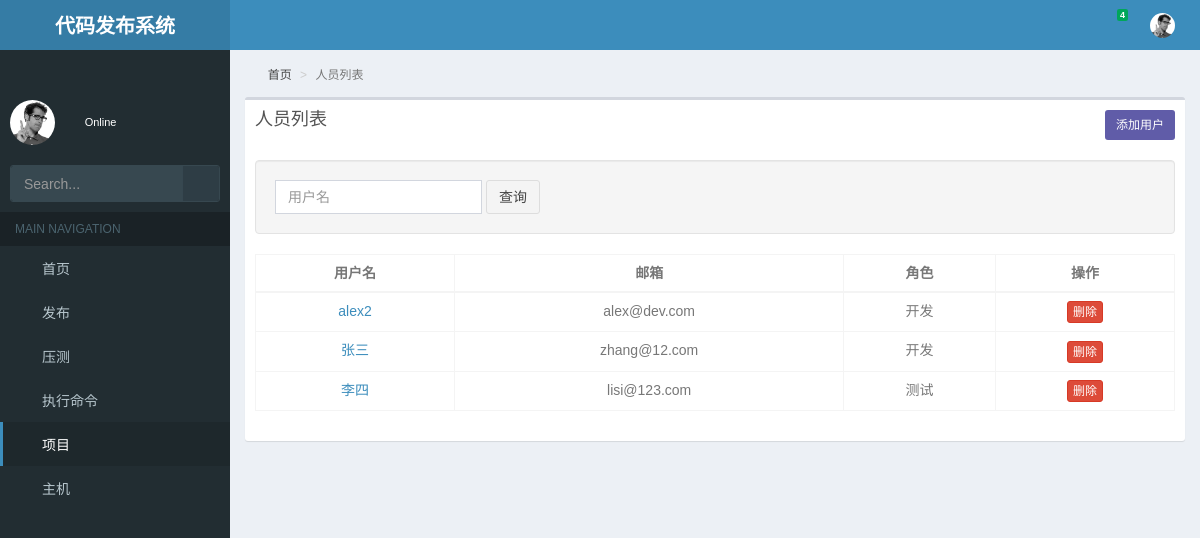
The page /web/userall/ (signed in) on the database its author committed.
### web/models.py (models this page shows, shortened)
class UserProfile(models.Model):
    name = models.CharField(verbose_name="用户名称", max_length=200)
    email = models.CharField(verbose_name="邮箱地址", max_length=200)
    password = models.CharField(verbose_name="密码", max_length=200)
    role = models.CharField(verbose_name='角色', choices=(("0", "开发"), ("1", "测试")), default="0", max_length=10)
    create_time = models.DateTimeField("创建时间", auto_now_add=True)
    class Meta:
        ordering = ['-create_time']

### web/user.py (the view)
# urls.py: url(r'userall/$', user_all, name="userall"),
def user_all(request):
    name = request.GET.get('name', '')
    users = UserProfile.objects.filter(name__contains=name)
    return render(request, 'user_list.html', {"page_title": "人员列表", "users": users})

### utils/mixin.py (called while the page is built)
    def process_request(self, request):
        if request.path_info.startswith('/admin/'):
            return
        if request.path_info in [reverse('login')]:
            return
        pk = request.session.get('user_id')
        user = models.UserProfile.objects.filter(pk=pk).first()
        if user:
            request.account = user
        else:
            return redirect(reverse('login'))

### templates/user_list.html (shortened to what this page needs)
{% extends "master/base.html" %}
{% block content %}
<div class="box">
    <div class="box-header">
      <h1 class="box-title">{{ page_title }}</h1>
      <a href="#" data-url="{% url 'usercreate' %}" class="add-btn btn bg-purple btn-sm pull-right">添加用户</a>
    </div>
    <div class="box-body">
      <div class="well">
        <form class="form-inline">
          <div class="form-group">
            <input class="form-control" name="name" type="text" placeholder="用户名">
          </div>
          <button id="search_btn" type="submit" class="btn btn-default">查询</button>
        </form>
      </div>
      <div class="row">
        <div class="col-sm-12">
          <table id="" class="table table-bordered table-hover" role="grid">
            <thead>
              <tr role="row">
                <th class="text-center">用户名</th>
                <th class="text-center">邮箱</th>
                <th class="text-center">角色</th>
                <th class="text-center">操作</th>
              </tr>
            </thead>
            <tbody>
              {% for user in users %}
              <tr role="row" class="odd">
                <td class="text-center"><a href="#">{{ user.name }}</a></td>
                <td class="text-center"> {{ user.email }}</td>
                <td class="text-center"> {{ user.get_role_display }}</td>
                <td class="text-center">
                  <div class="btn-group">
                    <a type="button" href="{% url 'userdelete' user.pk %}" class="btn del-btn btn-danger btn-xs">删除</a>
                  </div>
                </td>
              </tr>
              {% endfor %}
            </tbody>
          </table>
        </div>
      </div>
    </div>
</div>
{% endblock %}

### rows shown on the page
UserProfile: name "alex2", email "alex@dev.com", role "开发"
UserProfile: name "张三", email "zhang@12.com", role "开发"
UserProfile: name "李四", email "lisi@123.com", role "测试"

### other values the page prints
{{ page_title }} "人员列表"
